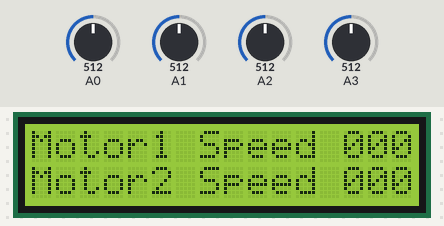
Bench run of a sketch on a simulated Arduino Mega 2560, built with avr-gcc and run on an emulated ATmega2560. On the bench: 16×2 character LCD. The test bench sets the inputs (shaded band); at power-on: A3 = 512, A1 = 512, A2 = 512, A0 = 512. What the sketch prints to the serial monitor is not drawn.

Above: at 1.2 s.
1.3 s: A3 set to 490
At 2.4 s:
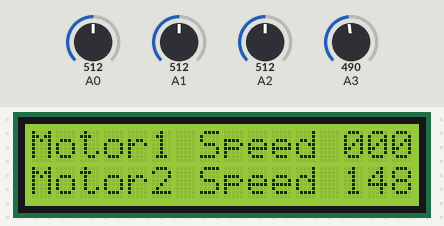
3.6 s: A1 set to 490
At 5.1 s:
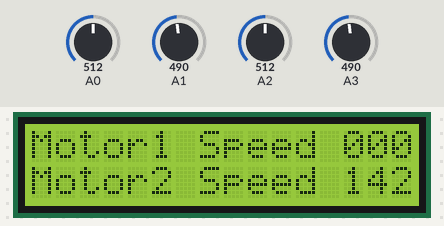
5.7 s: A2 set to 306
At 7.5 s:
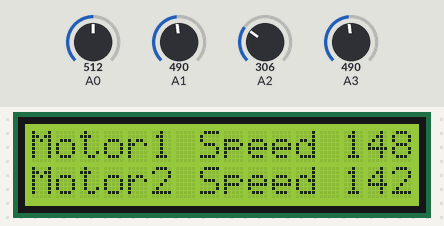
7.8 s: A0 set to 716
At 9.2 s:
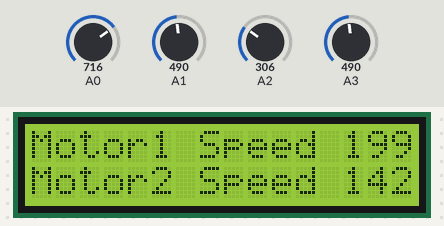
9.8 s: A1 set to 510
At 10.8 s:
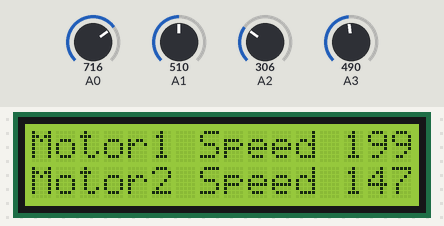
11.9 s: A2 set to 510
At 13.5 s:
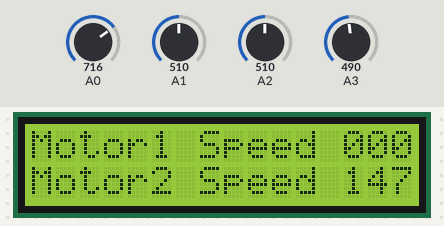
Timing chart, 0 to 15.0 s (numbered marks = the images above; inputs shaded):
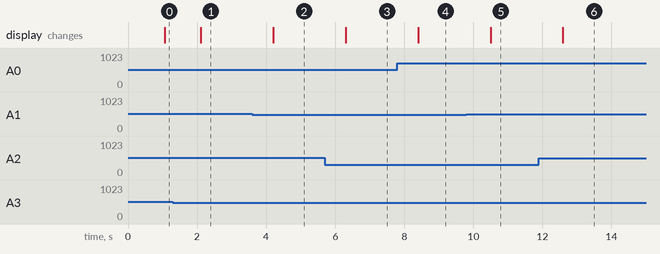

The sketch:

Remote_control.ino
```cpp
/*

 */


/* I N C L U D E S */

#include <LiquidCrystal_I2C.h>

/* D E C L A R A T I O N S */
void u8_get_motor1_speed(void);
void u8_get_motor2_speed(void);
void average_distance(void);
void zero_pad_int_str( int n, char s[]);
void reverse_string(char s[]);
void integer_to_ascii(int n, char s[]);
void motion_detection(void);


/* D E F I N E S */
// DEFINE PIN NUMBERS
#define ADDRESS 0x27
#define COLS 16
#define ROWS 2
#define baud 9600

/* G L O B A L S */

uint8_t u8_start_byte = 255;
uint8_t u8_stop_byte = 254;
uint8_t u8_motor1_speed=50;
uint8_t u8_motor2_speed=50;
uint8_t u8_data = 192;
uint8_t i_index = 0;
uint8_t u8_command_state = 3;
uint8_t u8_motor1_state = 0;
uint8_t u8_motor2_state = 0;
uint32_t u32_average_distance = 0;
bool bool_motion_detection = false;

char message0[] = "Motor1 Speed";
char message1[] = "Motor2 Speed";
char message2[] = "000";
char message3[] = "000";

/* S E T U P */

// CREATE LiquidCrystal OBJECT
LiquidCrystal_I2C lcd(ADDRESS, COLS, ROWS);

void setup() //run once
{
      // setup timer 1
  TCCR1A = 0b00000000; // see notes, normal mode
  TCCR1B = 0b00000100; // normal mode divide clock by 1
  TIMSK1 = 0b00000000; // no interrupts

	// Start the serial connection with the HM-10 bluetooth module
	Serial2.begin(baud,SERIAL_8N1);
  Serial.begin(baud,SERIAL_8N1);

     // INITIALIZE THE LCD SCREEN
     lcd.begin();

     // PRINT MESSAGE
     lcd.print(message0);
     lcd.setCursor(0, 1);
     lcd.print(message1);

    // DISABLE DIGITAL BUFFER FOR ALL ANALOG PINS
    DIDR0 = 0xFF;
    DIDR2 = 0xFF;

    // SET UP ANALOG TO DIGITIAL CONVERSION IN FREE RUNNING MODE
    ADCSRB = 0x00; // 0b00000000


}


/* M A I N */
void loop() // run over and over
{

    u8_get_motor1_speed();
    u8_get_motor2_speed();
    average_distance();
    motion_detection();
    if( u32_average_distance > 400){
      u8_motor1_speed = 0;
    }

    if( bool_motion_detection == true){
      u8_motor2_speed = 0;
    }


//  SENDING MOTOR1 AND MOTOR2 SPEED TO BLUETOOTH
    if( TIFR1 &= 0b00000001 ) {
    TIFR1 |= 0b000000001; // clear the TOV flag by writing a 1 to it

		//Write to motor control
    Serial2.write(u8_start_byte);
    // MOTOR 1
		Serial2.write(u8_motor1_speed);
    lcd.setCursor(13, 0);
    integer_to_ascii(u8_motor1_speed,message2);
    zero_pad_int_str(3,message2);
    lcd.print(message2);

        // MOTOR 2
		Serial2.write(u8_motor2_speed);
   lcd.setCursor(13, 1);
   integer_to_ascii(u8_motor2_speed,message3);
    zero_pad_int_str(3,message3);
    lcd.print(message3);

    Serial.println(u8_motor1_speed);
    Serial.println(u8_motor2_speed);
    Serial.println(u32_average_distance);

    }
}


/* F U N C T I O N S */

//  ANALOG TO DIGITIAL CONVERSION FUNCTION FOR CAPTURING MOTOR1 SPEED FROM POTENTIMETER
void u8_get_motor1_speed(void){
    uint16_t valueADC0 = 0;
  // READ THE INPUT ON ANALOG CHANNEL 0
    ADMUX = 0x40; // 0b01000000;

    // ENABLE THE ADC, RESET ADIF, AND SET SAMPLING RATE TO 125 kHz
    ADCSRA = 0x97; // 0b10010111
    // START THE CONVERSION
    ADCSRA = 0xD7; // 0b11010111

    // WAIT HERE DURING THE CONVERSION
    while((ADCSRA & 0x10) == 0x00)
    {
        asm("NOP");
    }

    // IF THE CONVERSION IS COMPLETE
    if((ADCSRA & 0x10) == 0x10)
    {
        // DISABLE THE ADC, RESET ADIF, AND SET SAMPLING RATE TO 125 kHz
        ADCSRA = 0x17; // 0b00010111
        // READ THE ADC VALUE
        valueADC0 = ADCL;
        valueADC0 += (ADCH << 8);
    }

    if(valueADC0 <= 50){
      u8_motor1_speed = 0;
    }
    else if(valueADC0 > 50){
      u8_motor1_speed = (valueADC0)/4+20;
    }

}

//  ANALOG TO DIGITIAL CONVERSION FUNCTION FOR CAPTURING MOTOR2 SPEED FROM POTENTIMETER
void u8_get_motor2_speed(void){
    uint16_t valueADC1 = 0;
    // READ THE INPUT ON ANALOG CHANNEL 1
    ADMUX = 0x41; // 0b01000001;
    // ENABLE THE ADC, RESET ADIF, AND SET SAMPLING RATE TO 125 kHz
    ADCSRA = 0x97; // 0b10010111
    // START THE CONVERSION
    ADCSRA = 0xD7; // 0b11010111
    // WAIT HERE DURING THE CONVERSION
    while((ADCSRA & 0x10) == 0x00)
    {
        asm("NOP");
    }

    // READ THE CONVERSION VALUE
    if((ADCSRA & 0x10) == 0x10)
    {
        // DISABLE THE ADC, AND RESET ADIF, AND SET SAMPLING RATE TO 125 kHz
        ADCSRA = 0x17; // 0b00010111
        // GET THE HIGH BITS
        valueADC1 = ADCL;
        valueADC1 += (ADCH << 8);
    }

    if(valueADC1 <= 50){
      u8_motor2_speed = 0;
    }
    else if(valueADC1 > 50){
      u8_motor2_speed = (valueADC1)/4 + 20;
    }

}

//  ANALOG TO DIGITIAL CONVERSION FUNCTION FOR CAPTURING DISTANCE RF SENSOR
void average_distance(void){
    uint16_t u16_index;
    uint16_t valueADC2 = 0;
    // READ THE INPUT ON ANALOG CHANNEL 2
    ADMUX = 0x42; // 0b01000010;
    // ENABLE THE ADC, RESET ADIF, AND SET SAMPLING RATE TO 125 kHz
    ADCSRA = 0x97; // 0b10010111

for(u16_index = 0; u16_index < 20; u16_index++) {

    // START THE CONVERSION
    ADCSRA = 0xD7; // 0b11010111
    // WAIT HERE DURING THE CONVERSION
    while((ADCSRA & 0x10) == 0x00)
    {
        asm("NOP");
    }
    // READ THE CONVERSION VALUE
    if((ADCSRA & 0x10) == 0x10)
    {
        // DISABLE THE ADC, AND RESET ADIF, AND SET SAMPLING RATE TO 125 kHz
        ADCSRA = 0x17; // 0b00010111
        // GET THE HIGH BITS
        valueADC2 = ADCL;
        valueADC2 += (ADCH << 8);
    }
    u32_average_distance = u32_average_distance + valueADC2;
}
u32_average_distance = u32_average_distance/20;
}


void motion_detection(void){

    uint16_t valueADC3 = 0;
    // READ THE INPUT ON ANALOG CHANNEL 2
    ADMUX = 0x43; // 0b01000011;
    // ENABLE THE ADC, RESET ADIF, AND SET SAMPLING RATE TO 125 kHz
    ADCSRA = 0x97; // 0b10010111

    // START THE CONVERSION
    ADCSRA = 0xD7; // 0b11010111
    // WAIT HERE DURING THE CONVERSION
    while((ADCSRA & 0x10) == 0x00)
    {
        asm("NOP");
    }
    // READ THE CONVERSION VALUE
    if((ADCSRA & 0x10) == 0x10)
    {
        // DISABLE THE ADC, AND RESET ADIF, AND SET SAMPLING RATE TO 125 kHz
        ADCSRA = 0x17; // 0b00010111
        // GET THE HIGH BITS
        valueADC3 = ADCL;
        valueADC3 += (ADCH << 8);
    }
   if(valueADC3 > 500){
    bool_motion_detection = true;
   }
   else {
    bool_motion_detection = false;
   }
}


/* integer_to_ascii:  convert n to characters in s */
void integer_to_ascii(int n, char s[])
{
  int i, sign;

  if ((sign = n) < 0) /* record sign */
    n = -n;   /* make n positive */
  i = 0;
  do {    /* generate digits in reverse order */
    s[i++] = n % 10 + '0'; /* get next digit */
  } while ((n /= 10) > 0);  /* delete it */
  if (sign < 0)
    s[i++] = '-';
  s[i] = '\0';
  reverse_string(s); // needs to be reversed
}

/* reverse_string:  reverse string s in place */
void reverse_string(char s[])
{
  int i, j;
  char c;

  for (i = 0, j = strlen(s)-1; i<j; i++, j--) {
    c = s[i];
    s[i] = s[j];
    s[j] = c;
  }
}
/************* Zero pad a string by n amount. If myString = "5" and zero_pad_int_str(4,myString) then myString  == "0005" *************/
void zero_pad_int_str( int n, char s[])
    {

      int i;
        i = strlen(s);
        reverse_string(s);
        while(i < n){
          s[i] = '0';
          i++;
        }
        reverse_string(s);

    }
```

Measured:
- after the input at 1.3 s, the display: changes after 0.81 s (image 1)
- after the input at 3.6 s, the display: changes after 0.61 s (image 2)
- after the input at 5.7 s, the display: changes after 0.60 s (image 3)
- after the input at 7.8 s, the display: changes after 0.60 s (image 4)
- after the input at 9.8 s, the display: changes after 0.70 s (image 5)
- after the input at 11.9 s, the display: changes after 0.70 s (image 6)
